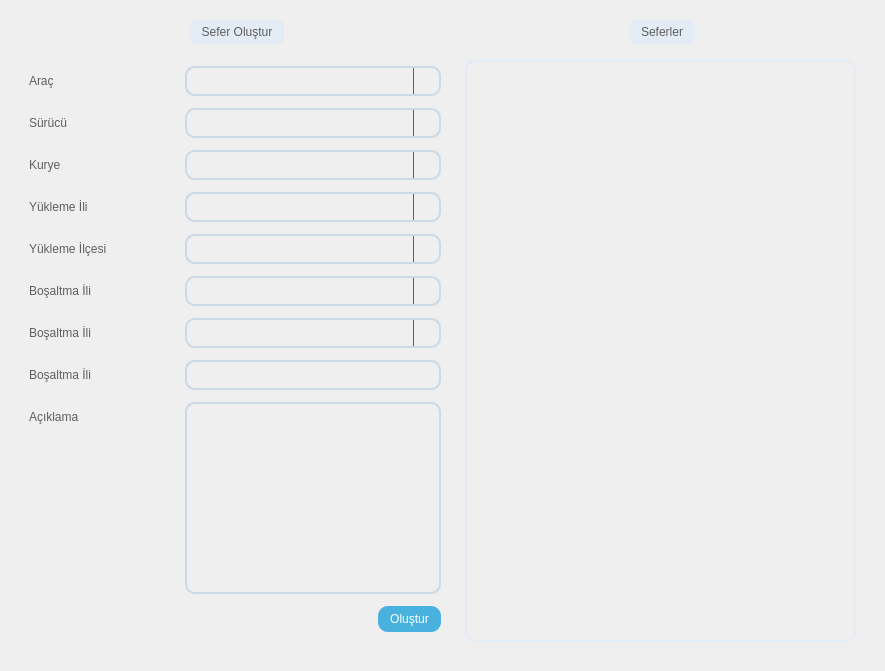
<?xml version="1.0" encoding="UTF-8"?>
<ui version="4.0">
 <class>Form</class>
 <widget class="QWidget" name="Form">
  <property name="geometry">
   <rect>
    <x>0</x>
    <y>0</y>
    <width>885</width>
    <height>671</height>
   </rect>
  </property>
  <property name="windowTitle">
   <string>Form</string>
  </property>
  <property name="styleSheet">
   <string notr="true">QGroupBox{
	background-color: transparent;
	border-radius: 15px;
	margin-top: 15px;
	font: 9pt &quot;Segoe UI&quot;;
	color: #5f5f5f
}

QListView {
    border: 2px solid #e3ebf5;
    border-radius: 10px;
    background-color: transparent;
}
QGroupBox::title {
    subcontrol-origin: margin;
    subcontrol-position: top center;
    padding: 5px 10px;
    background-color: #e3ebf5;
    border-radius: 7px;
    color: #5f5f5f;
}

QLabel{
	font: 9pt &quot;Segoe UI&quot;;
	color: #5f5f5f;
}

QLineEdit{
	background-color: transparent;
	border: 2px solid #ccd9e6;
	border-radius: 10px;
	font: 9 pt &quot;Segoe UI&quot; #5f5f5f;
}

QTextEdit{
	background-color: transparent;
	border: 2px solid #ccd9e6;
	border-radius: 10px;
	font: 9 pt &quot;Segoe UI&quot; #5f5f5f;
}

QPushButton {
    background-color: #48B1DD;
    color: white;
    border: none;
    border-radius: 10px;
    padding: 6px 12px;
    font: 9pt &quot;Segoe UI&quot;;
}

QPushButton:hover {
    background-color: #007BFF;
}

QPushButton:pressed {
    background-color: #5F5F5F;
}
QComboBox {
    background-color: transparent;
    border: 2px solid #ccd9e6;
    border-radius: 10px;
    padding: 5px 8px;
    font: 9pt &quot;Segoe UI&quot;;
    color: #5f5f5f;
}

QComboBox::drop-down {
    subcontrol-origin: padding;
    subcontrol-position: top right;
    width: 25px;
    border-left: 1px solid #5f5f5f;
}


QComboBox QAbstractItemView {
    border: 2px solid #e3ebf5;
    selection-background-color: #e3ebf5;
    background-color: white;
    color: #5f5f5f;
    font: 9pt &quot;Segoe UI&quot;;
    border-radius: 5px;
}


</string>
  </property>
  <layout class="QHBoxLayout" name="horizontalLayout">
   <item>
    <widget class="QWidget" name="widget" native="true">
     <layout class="QHBoxLayout" name="horizontalLayout_5">
      <item>
       <widget class="QGroupBox" name="groupBox">
        <property name="title">
         <string>Sefer Oluştur</string>
        </property>
        <layout class="QHBoxLayout" name="horizontalLayout_3">
         <property name="topMargin">
          <number>25</number>
         </property>
         <item>
          <layout class="QFormLayout" name="formLayout">
           <item row="0" column="0">
            <widget class="QLabel" name="label">
             <property name="minimumSize">
              <size>
               <width>150</width>
               <height>30</height>
              </size>
             </property>
             <property name="maximumSize">
              <size>
               <width>150</width>
               <height>30</height>
              </size>
             </property>
             <property name="text">
              <string>Araç</string>
             </property>
            </widget>
           </item>
           <item row="0" column="1">
            <widget class="QComboBox" name="comboBox">
             <property name="minimumSize">
              <size>
               <width>0</width>
               <height>30</height>
              </size>
             </property>
             <property name="maximumSize">
              <size>
               <width>16777215</width>
               <height>30</height>
              </size>
             </property>
            </widget>
           </item>
           <item row="1" column="0">
            <widget class="QLabel" name="label_2">
             <property name="minimumSize">
              <size>
               <width>150</width>
               <height>30</height>
              </size>
             </property>
             <property name="maximumSize">
              <size>
               <width>150</width>
               <height>30</height>
              </size>
             </property>
             <property name="text">
              <string>Sürücü</string>
             </property>
            </widget>
           </item>
           <item row="1" column="1">
            <widget class="QComboBox" name="comboBox_2">
             <property name="minimumSize">
              <size>
               <width>0</width>
               <height>30</height>
              </size>
             </property>
             <property name="maximumSize">
              <size>
               <width>16777215</width>
               <height>30</height>
              </size>
             </property>
            </widget>
           </item>
           <item row="2" column="0">
            <widget class="QLabel" name="label_3">
             <property name="minimumSize">
              <size>
               <width>150</width>
               <height>30</height>
              </size>
             </property>
             <property name="maximumSize">
              <size>
               <width>150</width>
               <height>30</height>
              </size>
             </property>
             <property name="text">
              <string>Kurye</string>
             </property>
            </widget>
           </item>
           <item row="2" column="1">
            <widget class="QComboBox" name="comboBox_3">
             <property name="minimumSize">
              <size>
               <width>0</width>
               <height>30</height>
              </size>
             </property>
             <property name="maximumSize">
              <size>
               <width>16777215</width>
               <height>30</height>
              </size>
             </property>
            </widget>
           </item>
           <item row="3" column="0">
            <widget class="QLabel" name="label_4">
             <property name="minimumSize">
              <size>
               <width>150</width>
               <height>30</height>
              </size>
             </property>
             <property name="maximumSize">
              <size>
               <width>150</width>
               <height>30</height>
              </size>
             </property>
             <property name="text">
              <string>Yükleme İli</string>
             </property>
            </widget>
           </item>
           <item row="3" column="1">
            <widget class="QComboBox" name="comboBox_4">
             <property name="minimumSize">
              <size>
               <width>0</width>
               <height>30</height>
              </size>
             </property>
             <property name="maximumSize">
              <size>
               <width>16777215</width>
               <height>30</height>
              </size>
             </property>
            </widget>
           </item>
           <item row="4" column="0">
            <widget class="QLabel" name="label_5">
             <property name="minimumSize">
              <size>
               <width>150</width>
               <height>30</height>
              </size>
             </property>
             <property name="maximumSize">
              <size>
               <width>150</width>
               <height>30</height>
              </size>
             </property>
             <property name="text">
              <string>Yükleme İlçesi</string>
             </property>
            </widget>
           </item>
           <item row="4" column="1">
            <widget class="QComboBox" name="comboBox_5">
             <property name="minimumSize">
              <size>
               <width>0</width>
               <height>30</height>
              </size>
             </property>
             <property name="maximumSize">
              <size>
               <width>16777215</width>
               <height>30</height>
              </size>
             </property>
            </widget>
           </item>
           <item row="5" column="0">
            <widget class="QLabel" name="label_6">
             <property name="minimumSize">
              <size>
               <width>150</width>
               <height>30</height>
              </size>
             </property>
             <property name="maximumSize">
              <size>
               <width>150</width>
               <height>30</height>
              </size>
             </property>
             <property name="text">
              <string>Boşaltma İli</string>
             </property>
            </widget>
           </item>
           <item row="5" column="1">
            <widget class="QComboBox" name="comboBox_6">
             <property name="minimumSize">
              <size>
               <width>0</width>
               <height>30</height>
              </size>
             </property>
             <property name="maximumSize">
              <size>
               <width>16777215</width>
               <height>30</height>
              </size>
             </property>
            </widget>
           </item>
           <item row="6" column="0">
            <widget class="QLabel" name="label_7">
             <property name="minimumSize">
              <size>
               <width>150</width>
               <height>30</height>
              </size>
             </property>
             <property name="maximumSize">
              <size>
               <width>150</width>
               <height>30</height>
              </size>
             </property>
             <property name="text">
              <string>Boşaltma İli</string>
             </property>
            </widget>
           </item>
           <item row="6" column="1">
            <widget class="QComboBox" name="comboBox_7">
             <property name="minimumSize">
              <size>
               <width>0</width>
               <height>30</height>
              </size>
             </property>
             <property name="maximumSize">
              <size>
               <width>16777215</width>
               <height>30</height>
              </size>
             </property>
            </widget>
           </item>
           <item row="7" column="0">
            <widget class="QLabel" name="label_8">
             <property name="minimumSize">
              <size>
               <width>150</width>
               <height>30</height>
              </size>
             </property>
             <property name="maximumSize">
              <size>
               <width>150</width>
               <height>30</height>
              </size>
             </property>
             <property name="text">
              <string>Boşaltma İli</string>
             </property>
            </widget>
           </item>
           <item row="7" column="1">
            <widget class="QLineEdit" name="lineEdit">
             <property name="minimumSize">
              <size>
               <width>0</width>
               <height>30</height>
              </size>
             </property>
             <property name="maximumSize">
              <size>
               <width>16777215</width>
               <height>30</height>
              </size>
             </property>
            </widget>
           </item>
           <item row="8" column="0">
            <widget class="QLabel" name="label_9">
             <property name="minimumSize">
              <size>
               <width>150</width>
               <height>30</height>
              </size>
             </property>
             <property name="maximumSize">
              <size>
               <width>150</width>
               <height>30</height>
              </size>
             </property>
             <property name="text">
              <string>Açıklama</string>
             </property>
            </widget>
           </item>
           <item row="8" column="1">
            <widget class="QTextEdit" name="textEdit"/>
           </item>
           <item row="9" column="0" colspan="2">
            <layout class="QHBoxLayout" name="horizontalLayout_2">
             <item>
              <spacer name="horizontalSpacer">
               <property name="orientation">
                <enum>Qt::Horizontal</enum>
               </property>
               <property name="sizeHint" stdset="0">
                <size>
                 <width>40</width>
                 <height>20</height>
                </size>
               </property>
              </spacer>
             </item>
             <item>
              <widget class="QPushButton" name="pushButton">
               <property name="text">
                <string>Oluştur</string>
               </property>
              </widget>
             </item>
            </layout>
           </item>
          </layout>
         </item>
        </layout>
       </widget>
      </item>
      <item>
       <widget class="QGroupBox" name="groupBox_2">
        <property name="title">
         <string>Seferler</string>
        </property>
        <layout class="QHBoxLayout" name="horizontalLayout_4">
         <property name="topMargin">
          <number>25</number>
         </property>
         <item>
          <widget class="QListView" name="listView"/>
         </item>
        </layout>
       </widget>
      </item>
     </layout>
    </widget>
   </item>
  </layout>
 </widget>
 <resources/>
 <connections/>
</ui>
